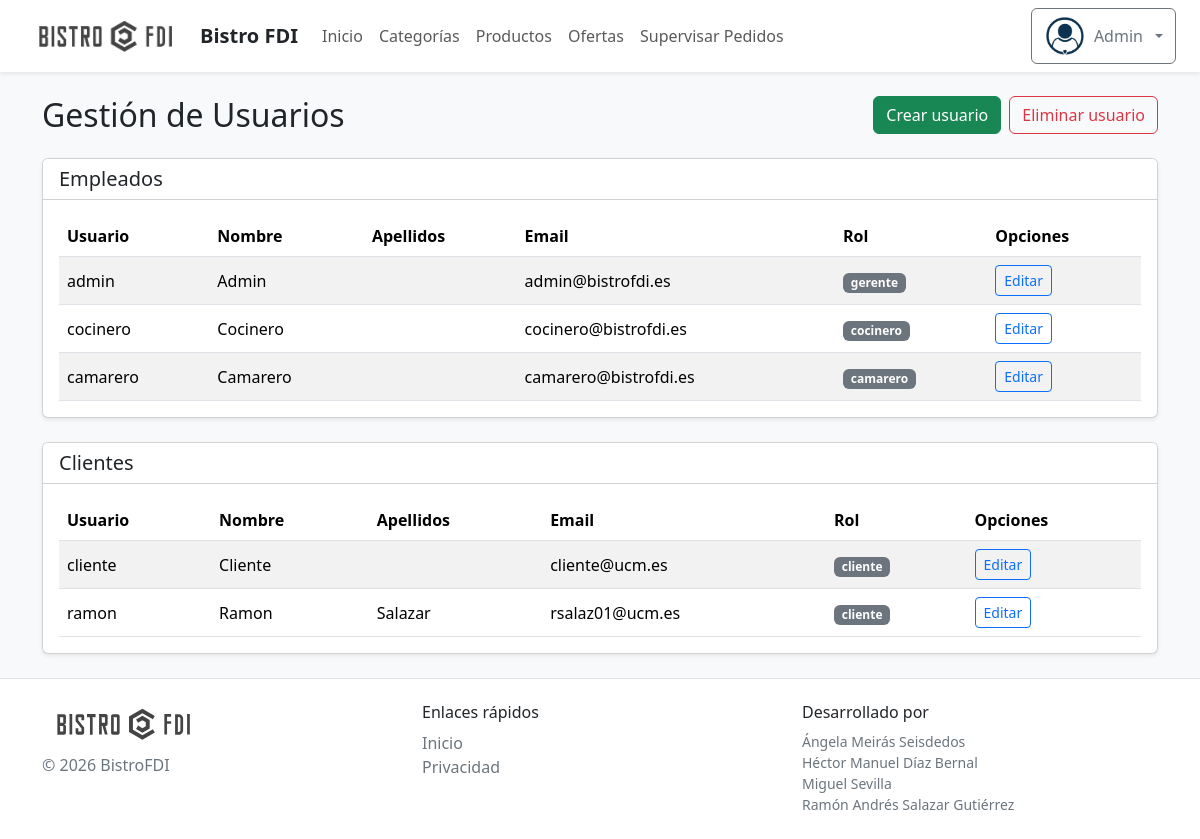
The app's page /includes/vistas/usuarios/ajustes_admin.php (signed in) with its own data.
### tables this page shows
CREATE TABLE `usuarios` (
  `id` int(11) NOT NULL,
  `nombre_usuario` varchar(50) NOT NULL,
  `email` varchar(100) NOT NULL,
  `nombre` varchar(50) NOT NULL,
  `apellidos` varchar(100) NOT NULL,
  `password` varchar(255) NOT NULL,
  `rol` enum('cliente','camarero','cocinero','gerente') DEFAULT 'cliente',
  `avatar` varchar(255) DEFAULT 'default.png'
);

### includes/clases/SA/UsuarioSA.php (called while the page is built, shortened)
<?php
class UsuarioSA {
    private $DAO;
    public function __construct($db_connection) {
        $this->DAO = new UsuarioDAO($db_connection);
    }
    public function getListaUsuarios() {
        return $this->DAO->listaUsuarios();
    }
}
?>

### includes/clases/DAO/UsuarioDAO.php (called while the page is built, shortened)
<?php
class UsuarioDAO {
    private $db;
    public function __construct($db_connection) {
        $this->db = $db_connection;
    }
    public function listaUsuarios() {
        $lista = new SplDoublyLinkedList();
        $sql = "SELECT id, nombre_usuario, nombre, apellidos, email, rol, avatar FROM usuarios ORDER BY rol DESC, id";
        $resultado = mysqli_query($this->db, $sql);
        if($resultado){
            while ($fila = mysqli_fetch_assoc($resultado)) {
                $lista->push(new Usuario($fila['id'], $fila['nombre_usuario'], $fila['nombre'], $fila['apellidos'], $fila['email'], $fila['rol'], $fila['avatar']));
            }
            $lista->rewind();
            return $lista;
        }
        else{
            throw new ErrorEnConsultaException('Ha habido un error al consultar la tabla usuarios');
        }
    }
}
?>

### includes/clases/DTO/Usuario.php (called while the page is built, shortened)
<?php
class Usuario implements JsonSerializable {
    private $id;
    private $usuario;
    private $nombre;
    private $apellidos;
    private $email;
    private $rol;
    private $avatar;
    public function jsonSerialize(): mixed {
        return [
            'id' => $this->id,
            'nombre_usuario' => $this->usuario,
            'nombre' => $this->nombre,
            'apellidos' => $this->apellidos,
            'email' => $this->email,
            'rol' => $this->rol,
            'avatar' => $this->avatar
        ];
    }
    public function __construct($id, $usuario, $nombre, $apellidos, $email, $rol, $fotoPerfil) {
        $this->id = $id;
        $this->usuario = $usuario;
        $this->nombre = $nombre;
        $this->apellidos = $apellidos;
        $this->email = $email;
        $this->rol = $rol;
        $this->avatar = $fotoPerfil;
    }
    public function id() {
        return $this->id;
    }
    public function usuario() {
        return $this->usuario;
    }
    public function nombre() {
        return $this->nombre;
    }
    public function apellidos() {
        return $this->apellidos;
    }
    public function email() {
        return $this->email;
    }
    public function rol() {
        return $this->rol;
    }
    public function avatar() {
        return $this->avatar;
    }
}
?>

### includes/vistas/usuarios/ajustes_admin.php (the view, shortened to what this page needs)
<?php
require_once(__DIR__ . '/../../config.php');
$SA = new UsuarioSA($db_connection);
?>
<div class="d-flex flex-column flex-sm-row justify-content-between gap-3 align-items-sm-center mb-4">
    <h1 class="h2 mb-0">Gestión de Usuarios</h1>
    <div class="d-flex flex-wrap gap-2">
        <a href="<?php echo RUTA_VISTAS . "/usuarios/crear_usuario.php"; ?>" class="btn btn-success">Crear usuario</a>
        <a href="<?php echo RUTA_VISTAS . "/usuarios/eliminar_usuario.php"; ?>" class="btn btn-outline-danger">Eliminar usuario</a>
    </div>
</div>
<div class="card shadow-sm mb-4">
    <div class="card-header bg-white">
        <h2 class="h5 mb-0">Empleados</h2>
    </div>
    <div class="card-body">
    <div class="table-responsive">
    <table class="table table-striped table-hover align-middle mb-0">
        <thead>
        <tr>
            <th>Usuario</th>
            <th>Nombre</th>
            <th>Apellidos</th>
            <th>Email</th>
            <th>Rol</th>
            <th>Opciones</th>
        </tr>
        </thead>
        <tbody>
        <?php
        $lista_usuarios = $SA->getListaUsuarios();
        if ($lista_usuarios) {
            foreach ($lista_usuarios as $usuario) {
                $rolActual = $usuario->rol();
                if ($rolActual !== 'cliente') {
        ?>
                    <tr>
                        <td><?php echo htmlspecialchars($usuario->usuario()); ?></td>
                        <td><?php echo htmlspecialchars($usuario->nombre()); ?></td>
                        <td><?php echo htmlspecialchars($usuario->apellidos()); ?></td>
                        <td><?php echo htmlspecialchars($usuario->email()); ?></td>
                        <td><span class="badge text-bg-secondary"><?php echo htmlspecialchars($rolActual); ?></span></td>
                        <td>
                            <button class="btn btn-sm btn-outline-primary" onclick='abrirModalEditarUsuario(<?php echo $usuario->id() . ", " . json_encode($usuario); ?>)'>Editar</button>
                        </td>
                    </tr>
        <?php
                }
            }
            $lista_usuarios->rewind();
        }
        ?>
        </tbody>
    </table>
    </div>
    </div>
</div>
<div class="card shadow-sm">
    <div class="card-header bg-white">
        <h2 class="h5 mb-0">Clientes</h2>
    </div>
    <div class="card-body">
    <div class="table-responsive">
    <table class="table table-striped table-hover align-middle mb-0">
        <thead>
        <tr>
            <th>Usuario</th>
            <th>Nombre</th>
            <th>Apellidos</th>
            <th>Email</th>
            <th>Rol</th>
            <th>Opciones</th>
        </tr>
        </thead>
        <tbody>
        <?php
        if ($lista_usuarios) {
            foreach ($lista_usuarios as $usuario) {
                $rolActual = $usuario->rol();
                if ($rolActual === 'cliente') {
        ?>
                    <tr>
                        <td><?php echo htmlspecialchars($usuario->usuario()); ?></td>
                        <td><?php echo htmlspecialchars($usuario->nombre()); ?></td>
                        <td><?php echo htmlspecialchars($usuario->apellidos()); ?></td>
                        <td><?php echo htmlspecialchars($usuario->email()); ?></td>
                        <td><span class="badge text-bg-secondary"><?php echo htmlspecialchars($rolActual); ?></span></td>
                        <td>
                            <button class="btn btn-sm btn-outline-primary" onclick='abrirModalEditarUsuario(<?php echo $usuario->id() . ", " . json_encode($usuario); ?>)'>Editar</button>
                        </td>
                    </tr>
        <?php
                }
            }
        }
        ?>
        </tbody>
    </table>
    </div>
    </div>
</div>
</script><?php
            require("../comun/plantilla.php");
            ?>

### includes/vistas/comun/header.php (shortened to what this page needs)
<?php
$pagina_actual = basename($_SERVER['PHP_SELF']);
function clase_activa($nombre_archivo, $pagina_actual) {
    return ($nombre_archivo == $pagina_actual) ? 'nav-link active fw-semibold' : 'nav-link';
}
?>
<header class="sticky-top shadow-sm">
    <nav class="navbar navbar-expand-lg bg-white" aria-label="Navegación principal">
        <div class="container-fluid px-3 px-lg-4">
            <a class="navbar-brand d-flex align-items-center gap-2" href="<?php echo RAIZ_APP; ?>/">
                <img class="brand-logo" src="<?php echo RUTA_IMG; ?>/logo1.png" alt="Logo de Bistro FDI">
                <span class="fw-bold text-dark">Bistro FDI</span>
            </a>
            <div class="collapse navbar-collapse" id="menuPrincipal">
                <ul class="navbar-nav me-auto mb-2 mb-lg-0">
                    <?php echo '<li class="nav-item"><a class="'.clase_activa('index.php', $pagina_actual).'" href="'.RAIZ_APP.'/">Inicio</a></li>'; ?>
        <?php if($_SESSION['usuario']->rol() === 'gerente') {
            echo '<li class="nav-item"><a class="'.clase_activa('categorias_gerente.php', $pagina_actual).'" href="'.RUTA_VISTAS.'/categorias/categorias_gerente.php">Categorías</a></li>';
            echo '<li class="nav-item"><a class="'.clase_activa('productos_gerente.php', $pagina_actual).'" href="'.RUTA_VISTAS.'/productos/productos_gerente.php">Productos</a></li>';
            echo '<li class="nav-item"><a class="'.clase_activa('ofertas_gerente.php', $pagina_actual).'" href="'.RUTA_VISTAS.'/ofertas/ofertas_gerente.php">Ofertas</a></li>';
            echo '<li class="nav-item"><a class="'.clase_activa('pedidos_gerente.php', $pagina_actual).'" href="'.RUTA_VISTAS.'/pedidos/pedidos_gerente.php">Supervisar Pedidos</a></li>';
        }
        ?>
                </ul>
                <div class="dropdown">
                    <button class="btn btn-outline-secondary dropdown-toggle d-flex align-items-center gap-2" type="button" data-bs-toggle="dropdown" aria-expanded="false">
                        <span class="position-relative">
                            <img src="<?php echo RUTA_IMG . '/perfiles/' . $_SESSION['usuario']->avatar(); ?>" alt="Icono de usuario" class="avatar-img rounded-circle">
                        </span>
                        <span class="d-none d-sm-inline"><?php echo htmlspecialchars($_SESSION['usuario']->nombre()); ?></span>
                    </button>
                </div>
            </div>
        </div>
    </nav>
</header>

### includes/vistas/comun/plantilla.php (style rules this page uses)
.brand-logo { height: 42px; width: auto; }
.avatar-img { width: 42px; height: 42px; object-fit: cover; }

### records on screen
usuarios: avatar (picture), nombre "Admin", nombre_usuario "admin", email "admin@bistrofdi.es", rol "gerente"
usuarios: nombre_usuario "cocinero", nombre "Cocinero", email "cocinero@bistrofdi.es", rol "cocinero"
usuarios: nombre_usuario "camarero", nombre "Camarero", email "camarero@bistrofdi.es", rol "camarero"
usuarios: nombre_usuario "cliente", nombre "Cliente", email "cliente@ucm.es", rol "cliente"
usuarios: nombre_usuario "ramon", nombre "Ramon", apellidos "Salazar", email "rsalaz01@ucm.es", rol "cliente"
